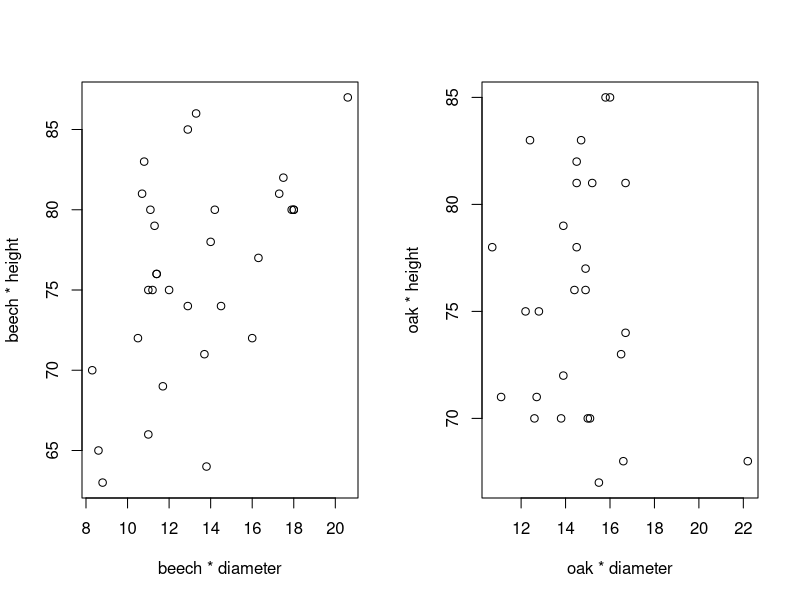
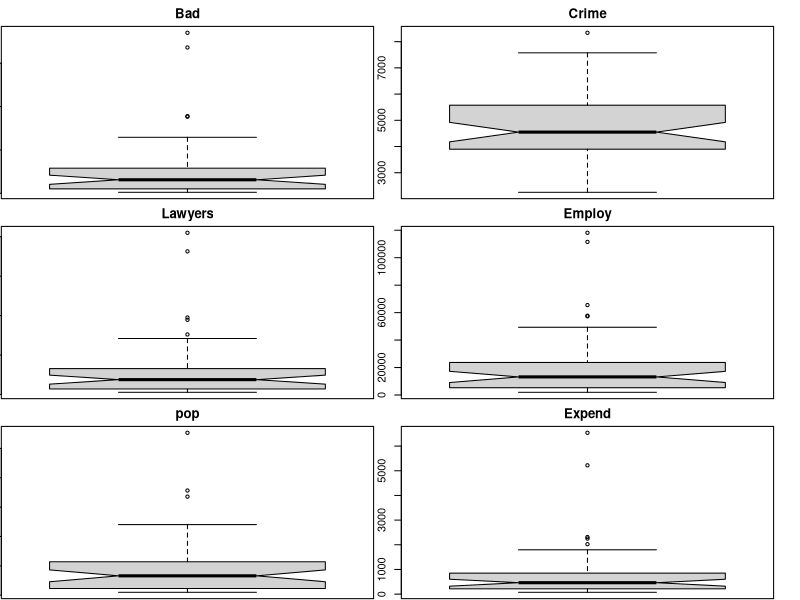
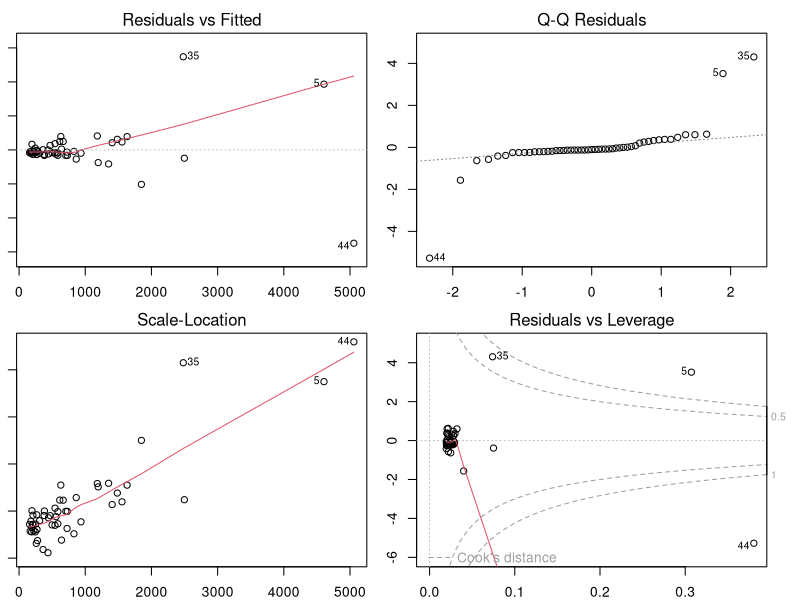
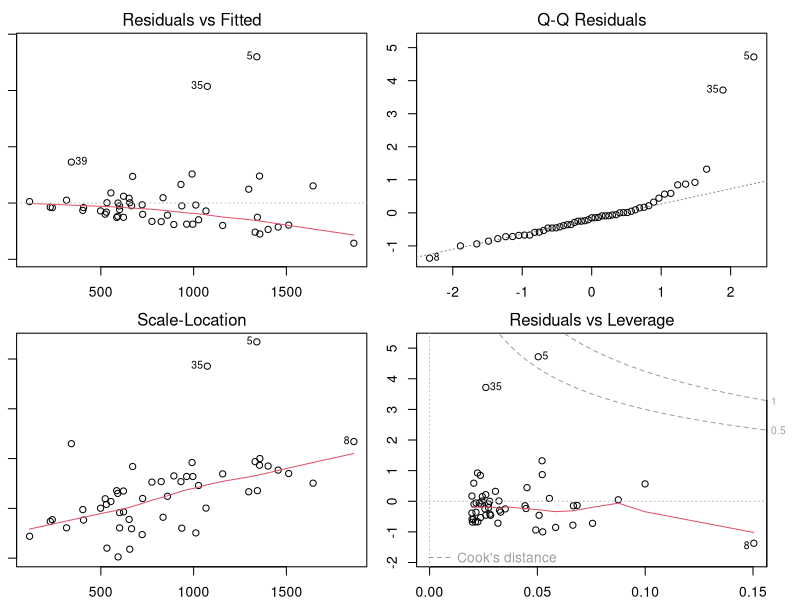
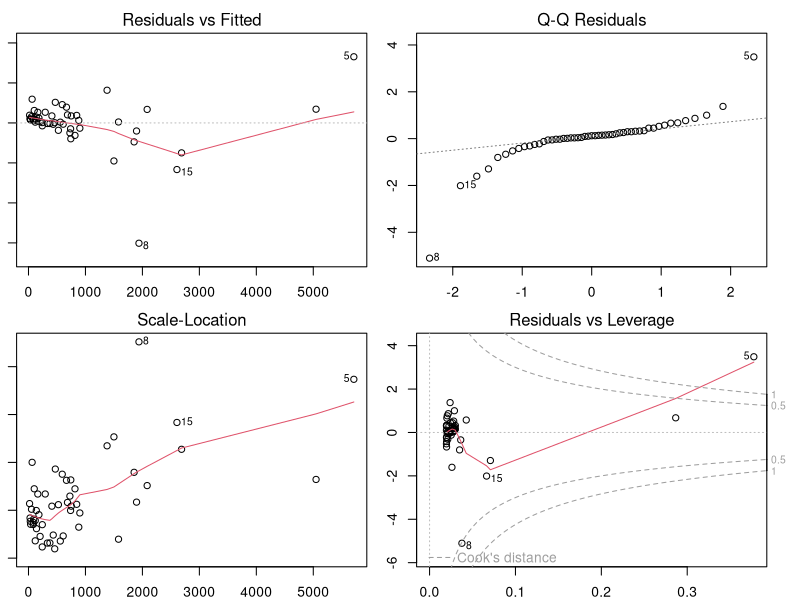
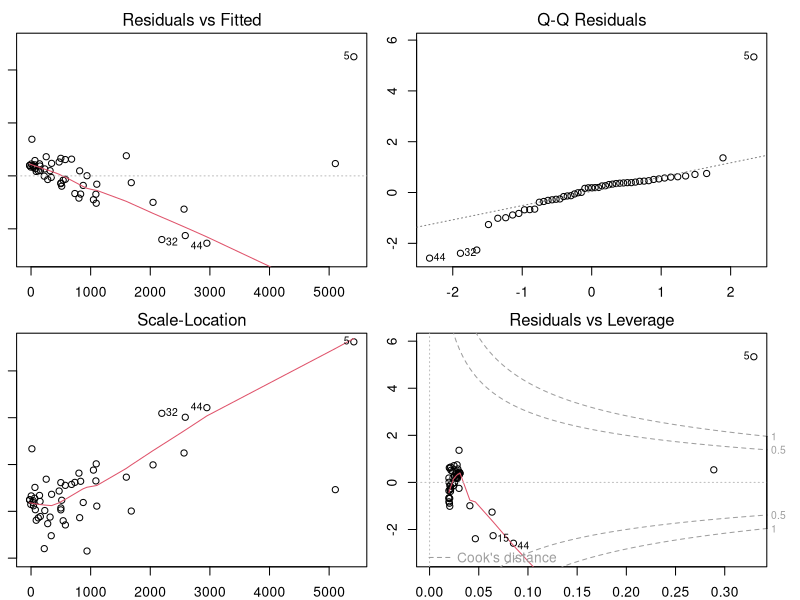
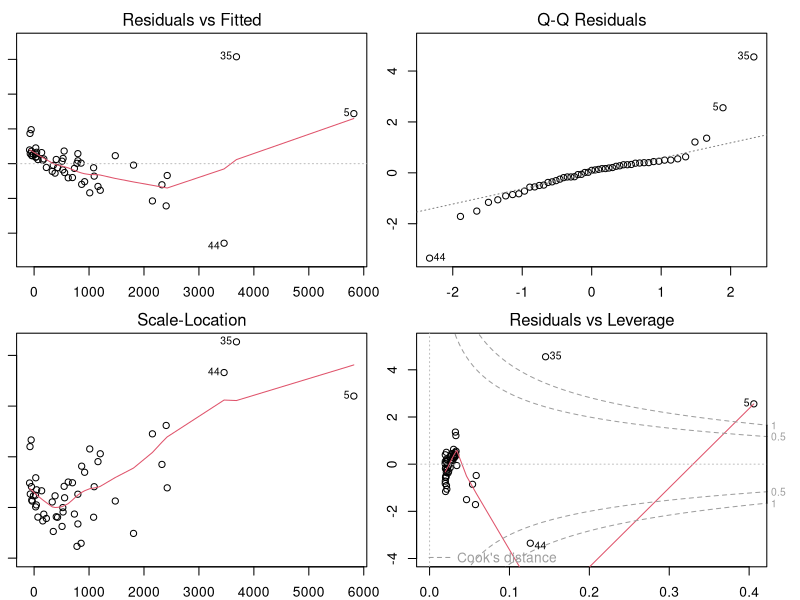
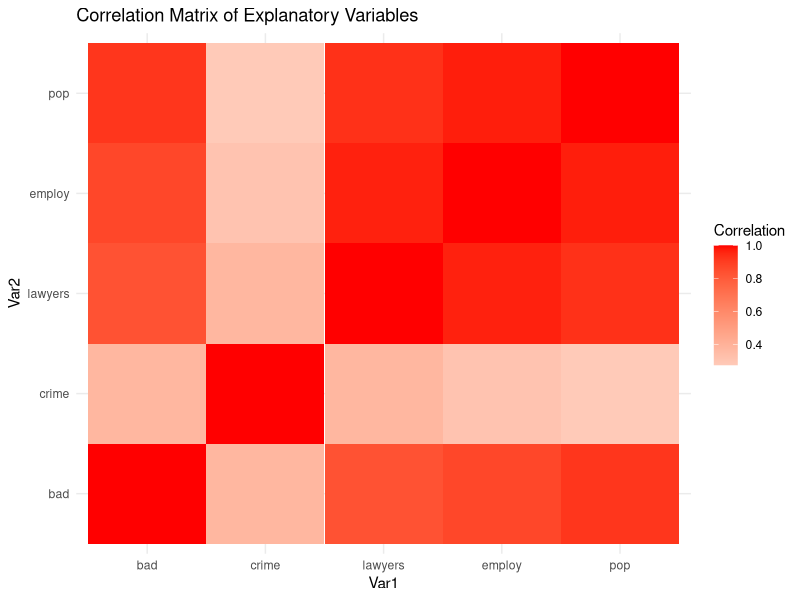

Write the R code that produced these figures, in order. (Note: this script raises an error after producing the figures.)
## ---- chunk 1
options(digits=3)
## ---- chunk 2
# Load the dataset
tree_data <- read.csv("treeVolume.txt", header = TRUE, sep = "")
# Perform t-test
model_aov <- aov(volume ~ type, data = tree_data)
summary(model_aov)
## ---- chunk 3
# Perform t-test
t_test <- t.test(volume ~ type, data = tree_data)
t_test
## ---- chunk 4
# Estimate the volumes for the two tree types
aggregate(tree_data$volume, by = list(tree_data$type), mean)
## ---- chunk 5
# Fit a linear model with diameter and height as explanatory variables
model_lm <- lm(volume ~ diameter + height + type, data = tree_data)
summary(model_lm)
## ---- chunk 6
# Perform ANOVA to investigate the influence of diameter on volume for both tree types
model_aov_diameter <- aov(volume ~ diameter * type, data = tree_data)
summary(model_aov_diameter)
## ---- chunk 7
# Perform ANOVA to investigate the influence of height on volume for both tree types
model_aov_height <- aov(volume ~ height * type, data = tree_data)
summary(model_aov_height)
## ---- chunk 8
par(mfrow=c(1, 2))
plot(tree_data[tree_data$type == "beech", "diameter"],
     tree_data[tree_data$type == "beech", "height"], 
     xlab =  "beech * diameter", ylab = "beech * height")
plot(tree_data[tree_data$type == "oak", "diameter"],
     tree_data[tree_data$type == "oak", "height"], 
     xlab =  "oak * diameter", ylab = "oak * height")

cor.test(tree_data[tree_data$type == "beech", "diameter"],
         tree_data[tree_data$type == "beech", "height"])
cor.test(tree_data[tree_data$type == "oak", "diameter"], 
         tree_data[tree_data$type == "oak", "height"])
## ---- chunk 9
# Calculate the overall average diameter and height
avg_diameter <- mean(tree_data$diameter)
avg_height <- mean(tree_data$height)

# Predict the volume for a tree with the overall average diameter and height
predict(model_lm, newdata = data.frame(diameter = avg_diameter, height = avg_height, type = "beech"), interval = "confidence")
## ---- chunk 10

# fit a linear model with the transformed variables
transformed_model <- lm(log(volume) ~ log(tree_data$height) + log(tree_data$diameter) + type, data=tree_data)
# print the summary of the model to check the results
summary(transformed_model);

# fit a linear model with the transformed variables
model <- lm(volume ~ tree_data$height + tree_data$diameter + type, data=tree_data)
# print the summary of the model to check the results
summary(model);

## ---- chunk 11
data <- read.csv("expensescrime.txt", header = TRUE, sep = " ")
# scatterplots
par(mfrow=c(3,2), mar=c(0.1,0.1,2,2))

boxplot(data$bad, data = data, notch = TRUE, varwidth = TRUE, main = "Bad")
boxplot(data$crime, data = data, notch = TRUE, varwidth = TRUE, main = "Crime")
boxplot(data$lawyers, data = data, notch = TRUE, varwidth = TRUE, main = "Lawyers")
boxplot(data$employ, data = data, notch = TRUE, varwidth = TRUE, main = "Employ")
boxplot(data$pop, data = data, notch = TRUE, varwidth = TRUE, main = "pop")
boxplot(data$expend, data = data, notch = TRUE, varwidth = TRUE, main = "Expend")
## ---- chunk 12
par(mfrow=c(2,2), mar=c(2,1,2,2))
library(MASS)
rlm_fit1 <- lm(data$expend~data$bad, data=data)
rlm_fit2 <- lm(data$expend~data$crime, data=data)
rlm_fit3 <- lm(data$expend~data$lawyers, data=data)
rlm_fit4 <- lm(data$expend~data$employ, data=data)
rlm_fit5 <- lm(data$expend~data$pop, data=data)
plot(rlm_fit1)
plot(rlm_fit2)
plot(rlm_fit3)
plot(rlm_fit4)
plot(rlm_fit5)

## ---- chunk 13
library("reshape2")
library('ggplot2')
# calculate correlation matrix
cor_matrix <- cor(data[, c("bad", "crime", "lawyers", "employ", "pop")])

# plot correlation matrix
ggplot(data = reshape2::melt(cor_matrix)) +
  geom_tile(aes(x = Var1, y = Var2, fill = value)) +
  scale_fill_gradient2(low = "blue", high = "red", midpoint = 0,
                       name = "Correlation") +
  theme_minimal() +
  labs(title = "Correlation Matrix of Explanatory Variables")

round(cor_matrix,2)
pairs(cor_matrix)

## ---- chunk 14
library(MASS)

# fit full model
full_model <- lm(expend ~ bad + crime + lawyers + employ + pop, data=data)

# step-up method to find best model
full_model.step <- stepAIC(full_model, direction="both")

summary(full_model.step)
## ---- chunk 15
# create new data frame with hypothetical values
new_data <- data.frame(bad=50, crime=5000, lawyers=5000, employ=5000, pop=5000)

# predict expend using selected model
pred <- predict(full_model.step, newdata=new_data, interval="prediction", level=0.95)


pred
## ---- chunk 16
set.seed(73) #sheldon prime !
library(glmnet)
x <- as.matrix(data[, c("bad", "crime", "lawyers", "employ", "pop")])
y <- data$expend
train=sample(1:nrow(x),0.67*nrow(x)) # train by using 2/3 of the data
x.train=x[train,]; y.train=y[train] # data to train
x.test=x[-train,]; y.test=y[-train] # data to test the prediction quality


lasso.mod=glmnet(x.train,y.train,alpha=1)
cv.lasso=cv.glmnet(x.train,y.train,alpha=1,type.measure='mse')
plot(lasso.mod,label=T,xvar="lambda") #have a look at the lasso path
plot(cv.lasso) # the best lambda by cross-validation
plot(cv.lasso$glmnet.fit,xvar="lambda",label=T)
lambda.min=cv.lasso$lambda.min; lambda.1se=cv.lasso$lambda.1se
coef(lasso.model,s=cv.lasso$lambda.min) #beta’s for the best lambda
y.pred=predict(lasso.model,s=lambda.min,newx=x.test) #predict for test
mse.lasso=mean((y.test-y.pred)^2) #mse for the predicted test rows

## ---- chunk 17
#install.packages("Hmisc")
library(ggplot2)
library(Hmisc)
## ---- chunk 18
data_titanic <- read.table("titanic.txt", header=TRUE)

plot(xtabs(~Survived + PClass + Sex, data_titanic))

## ---- chunk 19
ggplot(data=data_titanic, aes(x=Sex, fill=Survived)) + geom_bar(position="dodge")

## ---- chunk 20
v <- c('PClass','Survived','Age','Sex')
titanic <- data_titanic[, v]
describe(titanic,na.rm = TRUE, interp=FALSE,skew = TRUE, ranges = TRUE,trim=.1,
              type=3,check=TRUE,fast=NULL,quant=NULL,IQR=FALSE,omit=FALSE,data=NULL)
## ---- chunk 21
model  <- glm(Survived ~ PClass + Age + Sex, data = data_titanic, family = binomial())
summary(model)
## ---- chunk 22

## ---- chunk 23
data = read.table(file = "coups.txt", header = TRUE)
pairs(data[,-1])
## ---- chunk 24
glmcoups = glm(miltcoup ~ oligarchy + pollib + parties + pctvote + popn + size + numelec + numregim, family = poisson, data = data)
summary(glmcoups)
## ---- chunk 25
glmcoups2 = glm(miltcoup~oligarchy+pollib+parties, family = poisson, data = data)
summary(glmcoups2)
## ---- chunk 26
avg1 =0.25138+0.09262*mean(data$oligarchy)-0.57410*0+0.02206*mean(data$parties)
avg2 =0.25138+0.09262*mean(data$oligarchy)-0.57410*1+0.02206*mean(data$parties)
avg3 =0.25138+0.09262*mean(data$oligarchy)-0.57410*2+0.02206*mean(data$parties)
avg =c(exp(avg1), exp(avg2), exp(avg3))
avg1; avg2; avg3; avg
